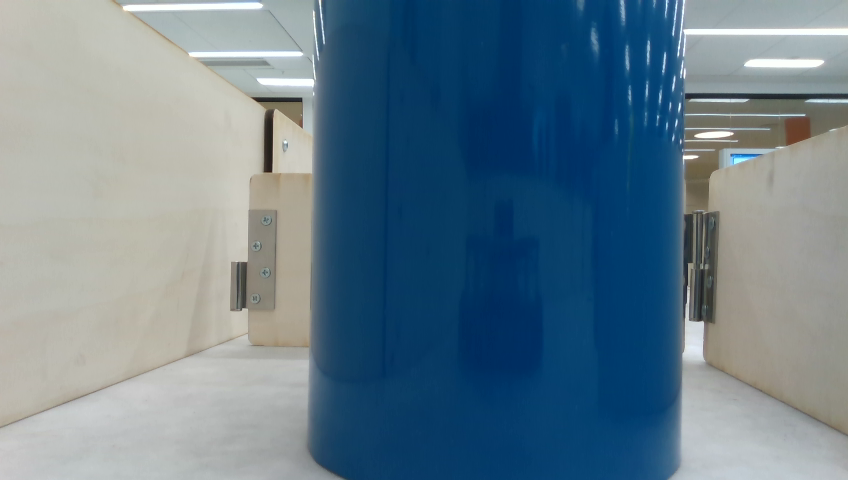
#> input picture src/blue.jpg, 848 x 480 px
$ python image_colours.py blue.jpg
#> lines starting #> are read from the running program, lines starting #| are printed output that depends on the picture
#!/usr/bin/env python3
# adapted from realpython.com:
# https://realpython.com/python-opencv-color-spaces/

import argparse
import cv2
import matplotlib.pyplot as plt
from matplotlib import colors
import numpy as np
import os

cli = argparse.ArgumentParser(description="Obtain pixel colours from an image")

cli.add_argument("Path", metavar="path", type=str, help="Path to the image file")

args = cli.parse_args()

img = cv2.imread(args.Path)
#> img is the input picture: shape (480, 848, 3); mean B, G, R 139.8, 125.5, 102.6
print(args.Path)
print(np.shape(img))
#| (480, 848, 3)
img = cv2.cvtColor(img, cv2.COLOR_BGR2RGB)

if os.path.getsize(args.Path) > 100000:
    msg = """
    This image is quite big, so it might take some time to process.
    Consider cropping it down a bit to make things faster...
    """
    print(msg)

print("Processing the image, a plot will appear shortly...")

pixel_colors = img.reshape((np.shape(img)[0]*np.shape(img)[1], 3))
norm = colors.Normalize(vmin=-1.,vmax=1.)
norm.autoscale(pixel_colors)
pixel_colors = norm(pixel_colors).tolist()
#> pixel_colors = 407040 items

hsv = cv2.cvtColor(img, cv2.COLOR_RGB2HSV)
#> hsv: shape (480, 848, 3); mean H, S, V 71.5, 110, 145

h, s, v = cv2.split(hsv)
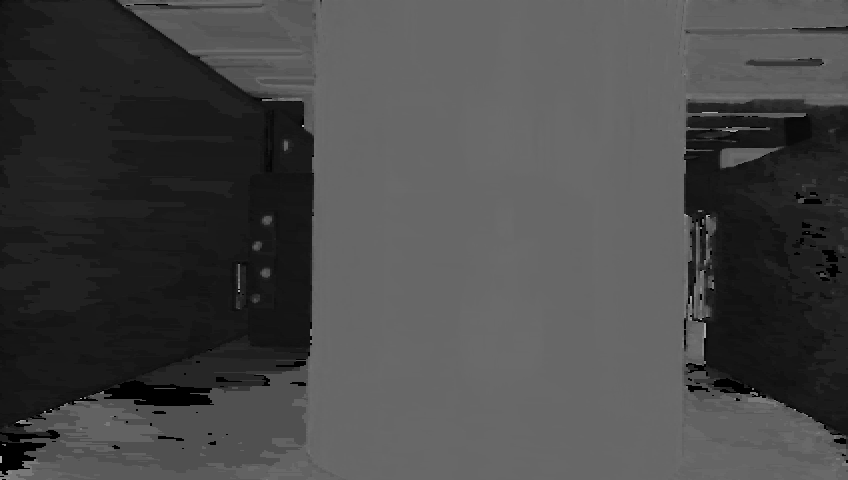
#> h: shape (480, 848); min 0, max 178, mean 71.5
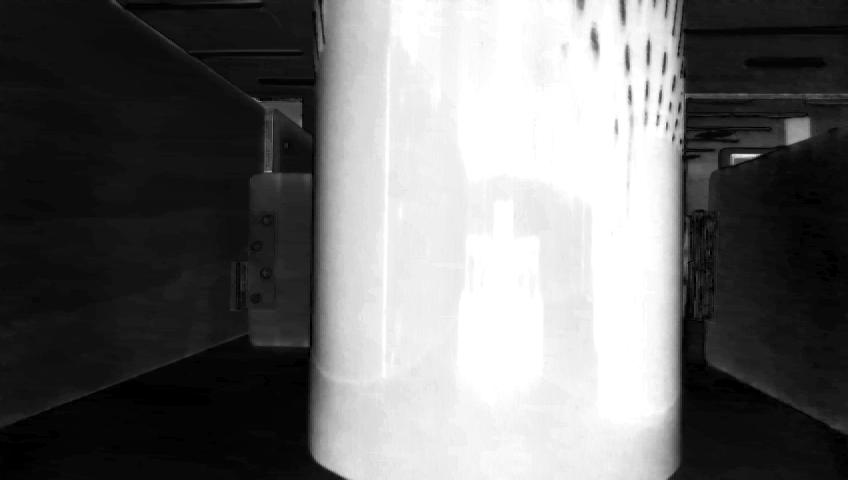
#> s: shape (480, 848); min 0, max 255, mean 110
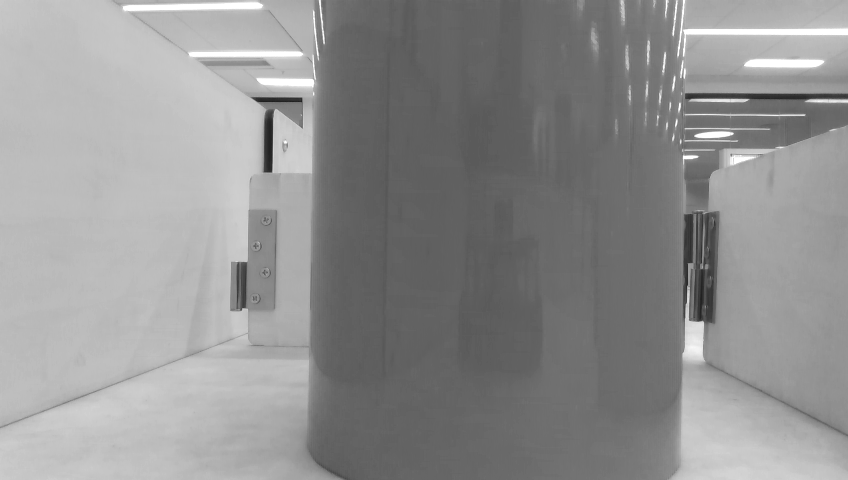
#> v: shape (480, 848); min 29, max 255, mean 145
fig = plt.figure()
ax = fig.add_subplot(1, 1, 1)
ax.scatter(h.flatten(), s.flatten(), facecolors=pixel_colors, marker=".")
ax.set_xlabel("Hue")
ax.set_ylabel("Saturation")
ax.grid(True)
plt.show()
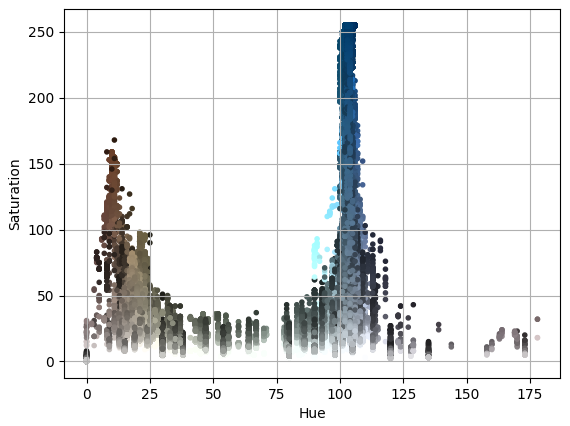
#> figure drawn by matplotlib, 1 panel

$ run again, on src/red.jpg
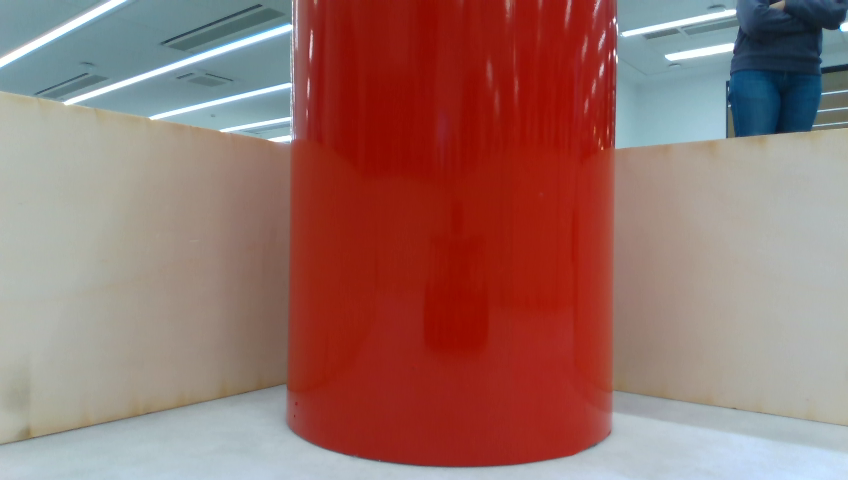
#> input picture src/red.jpg, 848 x 480 px
#> img is the input picture: shape (480, 848, 3); mean B, G, R 106.8, 112.2, 152.1
#| (480, 848, 3)
#> pixel_colors = 407040 items
#> hsv: shape (480, 848, 3); mean H, S, V 38.2, 109.1, 161.6
#> `h, s, v = cv2.split(hsv)`:
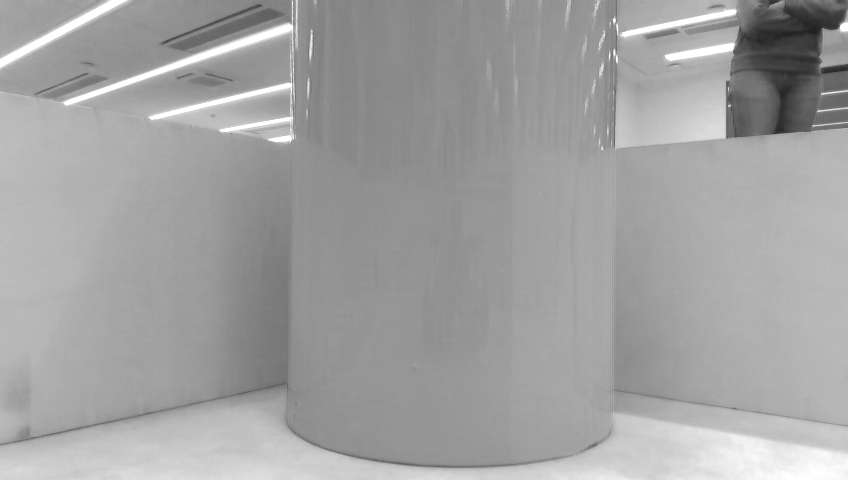
#> v: shape (480, 848); min 30, max 255, mean 161.6
#> `plt.show()`:
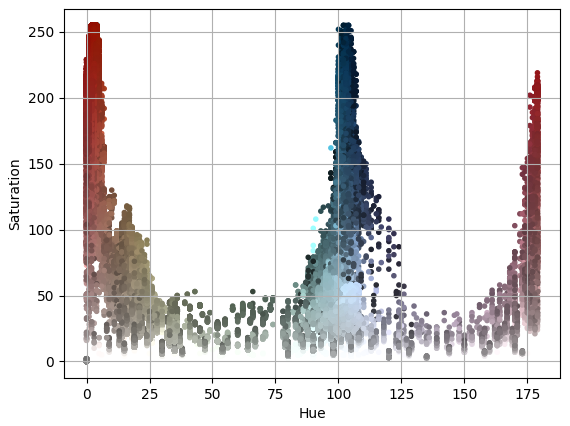
#> figure drawn by matplotlib, 1 panel
